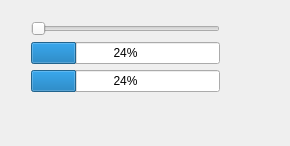
<?xml version="1.0" encoding="UTF-8"?>
<ui version="4.0">
 <class>MainWindow</class>
 <widget class="QMainWindow" name="MainWindow">
  <property name="geometry">
   <rect>
    <x>0</x>
    <y>0</y>
    <width>290</width>
    <height>146</height>
   </rect>
  </property>
  <property name="windowTitle">
   <string>MainWindow</string>
  </property>
  <widget class="QWidget" name="centralWidget">
   <widget class="QWidget" name="layoutWidget">
    <property name="geometry">
     <rect>
      <x>20</x>
      <y>10</y>
      <width>211</width>
      <height>93</height>
     </rect>
    </property>
    <layout class="QVBoxLayout" name="verticalLayout">
     <item>
      <widget class="QSlider" name="horizontalSlider">
       <property name="orientation">
        <enum>Qt::Horizontal</enum>
       </property>
      </widget>
     </item>
     <item>
      <widget class="QProgressBar" name="progressBar">
       <property name="value">
        <number>24</number>
       </property>
      </widget>
     </item>
     <item>
      <widget class="QProgressBar" name="progressBar_2">
       <property name="value">
        <number>24</number>
       </property>
      </widget>
     </item>
    </layout>
   </widget>
  </widget>
  <widget class="QMenuBar" name="menuBar">
   <property name="geometry">
    <rect>
     <x>0</x>
     <y>0</y>
     <width>290</width>
     <height>28</height>
    </rect>
   </property>
  </widget>
 </widget>
 <layoutdefault spacing="6" margin="11"/>
 <resources/>
 <connections/>
</ui>
